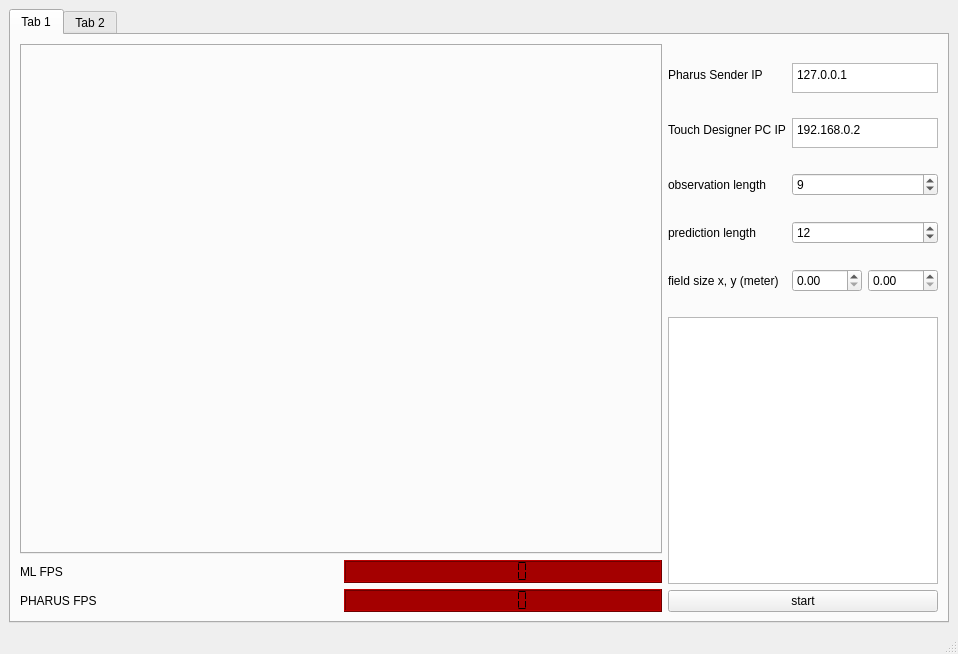
<?xml version="1.0" encoding="UTF-8"?>
<ui version="4.0">
 <class>MainWindow</class>
 <widget class="QMainWindow" name="MainWindow">
  <property name="geometry">
   <rect>
    <x>0</x>
    <y>0</y>
    <width>958</width>
    <height>654</height>
   </rect>
  </property>
  <property name="windowTitle">
   <string>SystemFailed Trajectory Inference</string>
  </property>
  <property name="unifiedTitleAndToolBarOnMac">
   <bool>false</bool>
  </property>
  <widget class="QWidget" name="centralwidget">
   <layout class="QVBoxLayout" name="verticalLayout">
    <item>
     <widget class="QTabWidget" name="tabWidget">
      <property name="sizePolicy">
       <sizepolicy hsizetype="Expanding" vsizetype="Expanding">
        <horstretch>1</horstretch>
        <verstretch>1</verstretch>
       </sizepolicy>
      </property>
      <property name="sizeIncrement">
       <size>
        <width>1</width>
        <height>1</height>
       </size>
      </property>
      <property name="currentIndex">
       <number>0</number>
      </property>
      <widget class="QWidget" name="tab">
       <attribute name="title">
        <string>Tab 1</string>
       </attribute>
       <layout class="QHBoxLayout" name="horizontalLayout_3">
        <item>
         <layout class="QHBoxLayout" name="horizontalLayout_4">
          <property name="sizeConstraint">
           <enum>QLayout::SetNoConstraint</enum>
          </property>
          <item>
           <layout class="QVBoxLayout" name="verticalLayout_3">
            <property name="sizeConstraint">
             <enum>QLayout::SetNoConstraint</enum>
            </property>
            <item>
             <widget class="QTabWidget" name="visualizer">
              <property name="sizePolicy">
               <sizepolicy hsizetype="Expanding" vsizetype="Expanding">
                <horstretch>1</horstretch>
                <verstretch>1</verstretch>
               </sizepolicy>
              </property>
              <property name="sizeIncrement">
               <size>
                <width>1</width>
                <height>1</height>
               </size>
              </property>
              <property name="currentIndex">
               <number>-1</number>
              </property>
             </widget>
            </item>
            <item>
             <layout class="QHBoxLayout" name="horizontalLayout_2">
              <item>
               <layout class="QGridLayout" name="gridLayout">
                <item row="1" column="1">
                 <widget class="QLCDNumber" name="pharus_fps">
                  <property name="styleSheet">
                   <string notr="true">background-color: rgb(164, 0, 0);</string>
                  </property>
                  <property name="segmentStyle">
                   <enum>QLCDNumber::Flat</enum>
                  </property>
                 </widget>
                </item>
                <item row="1" column="0">
                 <widget class="QLabel" name="label_2">
                  <property name="text">
                   <string>PHARUS FPS</string>
                  </property>
                 </widget>
                </item>
                <item row="0" column="1">
                 <widget class="QLCDNumber" name="ml_fps">
                  <property name="styleSheet">
                   <string notr="true">background-color: rgb(164, 0, 0);</string>
                  </property>
                  <property name="segmentStyle">
                   <enum>QLCDNumber::Flat</enum>
                  </property>
                 </widget>
                </item>
                <item row="0" column="0">
                 <widget class="QLabel" name="label">
                  <property name="text">
                   <string>ML FPS</string>
                  </property>
                 </widget>
                </item>
               </layout>
              </item>
             </layout>
            </item>
           </layout>
          </item>
          <item>
           <layout class="QVBoxLayout" name="verticalLayout_2">
            <property name="spacing">
             <number>6</number>
            </property>
            <property name="sizeConstraint">
             <enum>QLayout::SetMaximumSize</enum>
            </property>
            <item>
             <layout class="QFormLayout" name="formLayout">
              <property name="sizeConstraint">
               <enum>QLayout::SetFixedSize</enum>
              </property>
              <property name="formAlignment">
               <set>Qt::AlignLeading|Qt::AlignLeft|Qt::AlignVCenter</set>
              </property>
              <item row="0" column="0">
               <widget class="QLabel" name="label_3">
                <property name="text">
                 <string>Pharus Sender IP</string>
                </property>
               </widget>
              </item>
              <item row="0" column="1">
               <widget class="QPlainTextEdit" name="pharus_sender_ip">
                <property name="sizePolicy">
                 <sizepolicy hsizetype="Fixed" vsizetype="MinimumExpanding">
                  <horstretch>0</horstretch>
                  <verstretch>0</verstretch>
                 </sizepolicy>
                </property>
                <property name="maximumSize">
                 <size>
                  <width>146</width>
                  <height>30</height>
                 </size>
                </property>
                <property name="plainText">
                 <string>127.0.0.1</string>
                </property>
               </widget>
              </item>
              <item row="1" column="0">
               <widget class="QLabel" name="label_4">
                <property name="text">
                 <string>Touch Designer PC IP</string>
                </property>
               </widget>
              </item>
              <item row="1" column="1">
               <widget class="QPlainTextEdit" name="touch_designer_pc_ip">
                <property name="sizePolicy">
                 <sizepolicy hsizetype="Minimum" vsizetype="Expanding">
                  <horstretch>0</horstretch>
                  <verstretch>0</verstretch>
                 </sizepolicy>
                </property>
                <property name="maximumSize">
                 <size>
                  <width>146</width>
                  <height>30</height>
                 </size>
                </property>
                <property name="plainText">
                 <string>192.168.0.2</string>
                </property>
               </widget>
              </item>
              <item row="2" column="0">
               <widget class="QLabel" name="label_7">
                <property name="text">
                 <string>observation length</string>
                </property>
               </widget>
              </item>
              <item row="2" column="1">
               <widget class="QSpinBox" name="spinBox">
                <property name="sizePolicy">
                 <sizepolicy hsizetype="Minimum" vsizetype="Fixed">
                  <horstretch>0</horstretch>
                  <verstretch>0</verstretch>
                 </sizepolicy>
                </property>
                <property name="value">
                 <number>9</number>
                </property>
               </widget>
              </item>
              <item row="3" column="0">
               <widget class="QLabel" name="label_6">
                <property name="text">
                 <string>prediction length</string>
                </property>
               </widget>
              </item>
              <item row="3" column="1">
               <widget class="QSpinBox" name="spinBox_2">
                <property name="sizePolicy">
                 <sizepolicy hsizetype="Minimum" vsizetype="Fixed">
                  <horstretch>0</horstretch>
                  <verstretch>0</verstretch>
                 </sizepolicy>
                </property>
                <property name="value">
                 <number>12</number>
                </property>
               </widget>
              </item>
              <item row="4" column="0">
               <widget class="QLabel" name="label_8">
                <property name="text">
                 <string>field size x, y (meter)</string>
                </property>
               </widget>
              </item>
              <item row="4" column="1">
               <layout class="QHBoxLayout" name="horizontalLayout">
                <property name="sizeConstraint">
                 <enum>QLayout::SetFixedSize</enum>
                </property>
                <item>
                 <widget class="QDoubleSpinBox" name="doubleSpinBox_2">
                  <property name="sizePolicy">
                   <sizepolicy hsizetype="Minimum" vsizetype="Fixed">
                    <horstretch>0</horstretch>
                    <verstretch>0</verstretch>
                   </sizepolicy>
                  </property>
                 </widget>
                </item>
                <item>
                 <widget class="QDoubleSpinBox" name="doubleSpinBox">
                  <property name="sizePolicy">
                   <sizepolicy hsizetype="Minimum" vsizetype="Fixed">
                    <horstretch>0</horstretch>
                    <verstretch>0</verstretch>
                   </sizepolicy>
                  </property>
                 </widget>
                </item>
               </layout>
              </item>
             </layout>
            </item>
            <item>
             <widget class="QListView" name="model_list_view">
              <property name="sizePolicy">
               <sizepolicy hsizetype="Minimum" vsizetype="Expanding">
                <horstretch>0</horstretch>
                <verstretch>0</verstretch>
               </sizepolicy>
              </property>
             </widget>
            </item>
            <item>
             <widget class="QPushButton" name="start_button">
              <property name="text">
               <string>start</string>
              </property>
             </widget>
            </item>
           </layout>
          </item>
         </layout>
        </item>
       </layout>
      </widget>
      <widget class="QWidget" name="tab_2">
       <attribute name="title">
        <string>Tab 2</string>
       </attribute>
      </widget>
     </widget>
    </item>
   </layout>
  </widget>
  <widget class="QMenuBar" name="menubar">
   <property name="geometry">
    <rect>
     <x>0</x>
     <y>0</y>
     <width>958</width>
     <height>22</height>
    </rect>
   </property>
  </widget>
  <widget class="QStatusBar" name="statusbar"/>
 </widget>
 <resources/>
 <connections/>
</ui>
